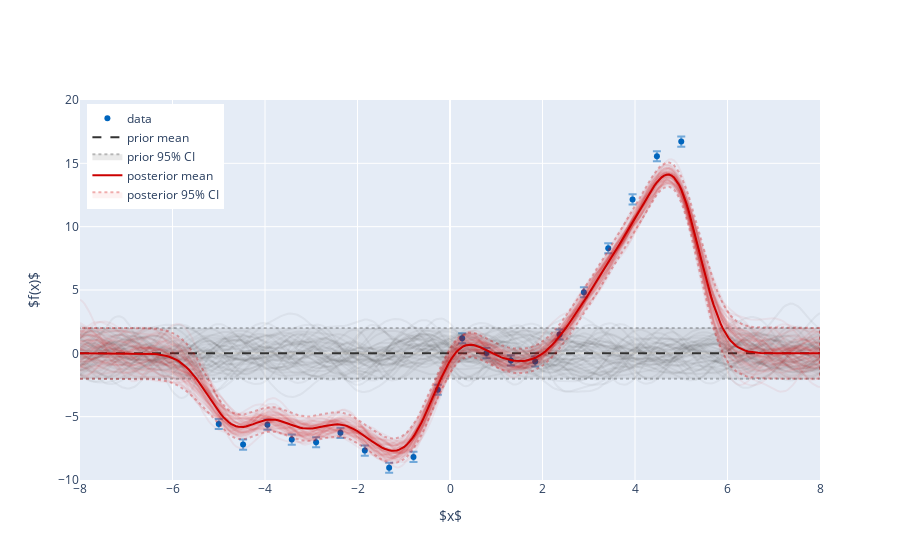

Notebook code for this chart:
### Code cell
plot(prior, posterior)

### Figure 1 — Plotly figure (JSON) as saved in the notebook; plotly's stock layout.template omitted (floating-point values rounded to 4 significant figures; data arrays with more than 128 entries replaced by an {"elided": "..."} marker saying what was removed)
{"data": [{"error_y": {"array": [0.4, 0.4, 0.4, 0.4, 0.4, 0.4, 0.4, 0.4, 0.4, 0.4, 0.4, 0.4, 0.4, 0.4, 0.4, 0.4, 0.4, 0.4, 0.4, 0.4], "color": "rgba(0,101,189,0.5)", "type": "data", "visible": true}, "marker": {"color": "rgb(0, 101, 189)", "size": 6}, "mode": "markers", "name": "data", "type": "scatter", "x": [-5.0, -4.474, -3.947, -3.421, -2.895, -2.368, -1.842, -1.316, -0.7895, -0.2632, 0.2632, 0.7895, 1.316, 1.842, 2.368, 2.895, 3.421, 3.947, 4.474, 5.0], "y": [-5.582, -7.206, -5.631, -6.811, -7.02, -6.278, -7.678, -9.035, -8.175, -2.871, 1.192, 0.01719, -0.558, -0.6368, 1.482, 4.825, 8.295, 12.15, 15.56, 16.72]}, {"line": {"color": "rgb(51, 51, 51)", "dash": "dash"}, "mode": "lines", "name": "prior mean", "type": "scatter", "x": {"elided": "300 float values"}, "y": {"elided": "300 float values"}}, {"fill": "toself", "fillcolor": "rgba(51,51,51,0.1)", "line": {"color": "rgba(51,51,51,0.3)", "dash": "dot"}, "name": "prior 95% CI", "type": "scatter", "x": {"elided": "600 float values"}, "y": {"elided": "600 float values"}}, {"line": {"color": "rgba(51,51,51,0.3)"}, "mode": "lines", "name": "sample", "opacity": 0.2, "showlegend": false, "type": "scatter", "x": {"elided": "300 float values"}, "y": {"elided": "300 float values"}}, {"line": {"color": "rgba(51,51,51,0.3)"}, "mode": "lines", "name": "sample", "opacity": 0.2, "showlegend": false, "type": "scatter", "x": {"elided": "300 float values"}, "y": {"elided": "300 float values"}}, {"line": {"color": "rgba(51,51,51,0.3)"}, "mode": "lines", "name": "sample", "opacity": 0.2, "showlegend": false, "type": "scatter", "x": {"elided": "300 float values"}, "y": {"elided": "300 float values"}}, {"line": {"color": "rgba(51,51,51,0.3)"}, "mode": "lines", "name": "sample", "opacity": 0.2, "showlegend": false, "type": "scatter", "x": {"elided": "300 float values"}, "y": {"elided": "300 float values"}}, {"line": {"color": "rgba(51,51,51,0.3)"}, "mode": "lines", "name": "sample", "opacity": 0.2, "showlegend": false, "type": "scatter", "x": {"elided": "300 float values"}, "y": {"elided": "300 float values"}}, {"line": {"color": "rgba(51,51,51,0.3)"}, "mode": "lines", "name": "sample", "opacity": 0.2, "showlegend": false, "type": "scatter", "x": {"elided": "300 float values"}, "y": {"elided": "300 float values"}}, {"line": {"color": "rgba(51,51,51,0.3)"}, "mode": "lines", "name": "sample", "opacity": 0.2, "showlegend": false, "type": "scatter", "x": {"elided": "300 float values"}, "y": {"elided": "300 float values"}}, {"line": {"color": "rgba(51,51,51,0.3)"}, "mode": "lines", "name": "sample", "opacity": 0.2, "showlegend": false, "type": "scatter", "x": {"elided": "300 float values"}, "y": {"elided": "300 float values"}}, {"line": {"color": "rgba(51,51,51,0.3)"}, "mode": "lines", "name": "sample", "opacity": 0.2, "showlegend": false, "type": "scatter", "x": {"elided": "300 float values"}, "y": {"elided": "300 float values"}}, {"line": {"color": "rgba(51,51,51,0.3)"}, "mode": "lines", "name": "sample", "opacity": 0.2, "showlegend": false, "type": "scatter", "x": {"elided": "300 float values"}, "y": {"elided": "300 float values"}}, {"line": {"color": "rgba(51,51,51,0.3)"}, "mode": "lines", "name": "sample", "opacity": 0.2, "showlegend": false, "type": "scatter", "x": {"elided": "300 float values"}, "y": {"elided": "300 float values"}}, {"line": {"color": "rgba(51,51,51,0.3)"}, "mode": "lines", "name": "sample", "opacity": 0.2, "showlegend": false, "type": "scatter", "x": {"elided": "300 float values"}, "y": {"elided": "300 float values"}}, {"line": {"color": "rgba(51,51,51,0.3)"}, "mode": "lines", "name": "sample", "opacity": 0.2, "showlegend": false, "type": "scatter", "x": {"elided": "300 float values"}, "y": {"elided": "300 float values"}}, {"line": {"color": "rgba(51,51,51,0.3)"}, "mode": "lines", "name": "sample", "opacity": 0.2, "showlegend": false, "type": "scatter", "x": {"elided": "300 float values"}, "y": {"elided": "300 float values"}}, {"line": {"color": "rgba(51,51,51,0.3)"}, "mode": "lines", "name": "sample", "opacity": 0.2, "showlegend": false, "type": "scatter", "x": {"elided": "300 float values"}, "y": {"elided": "300 float values"}}, {"line": {"color": "rgba(51,51,51,0.3)"}, "mode": "lines", "name": "sample", "opacity": 0.2, "showlegend": false, "type": "scatter", "x": {"elided": "300 float values"}, "y": {"elided": "300 float values"}}, {"line": {"color": "rgba(51,51,51,0.3)"}, "mode": "lines", "name": "sample", "opacity": 0.2, "showlegend": false, "type": "scatter", "x": {"elided": "300 float values"}, "y": {"elided": "300 float values"}}, {"line": {"color": "rgba(51,51,51,0.3)"}, "mode": "lines", "name": "sample", "opacity": 0.2, "showlegend": false, "type": "scatter", "x": {"elided": "300 float values"}, "y": {"elided": "300 float values"}}, {"line": {"color": "rgba(51,51,51,0.3)"}, "mode": "lines", "name": "sample", "opacity": 0.2, "showlegend": false, "type": "scatter", "x": {"elided": "300 float values"}, "y": {"elided": "300 float values"}}, {"line": {"color": "rgba(51,51,51,0.3)"}, "mode": "lines", "name": "sample", "opacity": 0.2, "showlegend": false, "type": "scatter", "x": {"elided": "300 float values"}, "y": {"elided": "300 float values"}}, {"line": {"color": "rgba(51,51,51,0.3)"}, "mode": "lines", "name": "sample", "opacity": 0.2, "showlegend": false, "type": "scatter", "x": {"elided": "300 float values"}, "y": {"elided": "300 float values"}}, {"line": {"color": "rgba(51,51,51,0.3)"}, "mode": "lines", "name": "sample", "opacity": 0.2, "showlegend": false, "type": "scatter", "x": {"elided": "300 float values"}, "y": {"elided": "300 float values"}}, {"line": {"color": "rgba(51,51,51,0.3)"}, "mode": "lines", "name": "sample", "opacity": 0.2, "showlegend": false, "type": "scatter", "x": {"elided": "300 float values"}, "y": {"elided": "300 float values"}}, {"line": {"color": "rgba(51,51,51,0.3)"}, "mode": "lines", "name": "sample", "opacity": 0.2, "showlegend": false, "type": "scatter", "x": {"elided": "300 float values"}, "y": {"elided": "300 float values"}}, {"line": {"color": "rgba(51,51,51,0.3)"}, "mode": "lines", "name": "sample", "opacity": 0.2, "showlegend": false, "type": "scatter", "x": {"elided": "300 float values"}, "y": {"elided": "300 float values"}}, {"line": {"color": "rgba(51,51,51,0.3)"}, "mode": "lines", "name": "sample", "opacity": 0.2, "showlegend": false, "type": "scatter", "x": {"elided": "300 float values"}, "y": {"elided": "300 float values"}}, {"line": {"color": "rgba(51,51,51,0.3)"}, "mode": "lines", "name": "sample", "opacity": 0.2, "showlegend": false, "type": "scatter", "x": {"elided": "300 float values"}, "y": {"elided": "300 float values"}}, {"line": {"color": "rgba(51,51,51,0.3)"}, "mode": "lines", "name": "sample", "opacity": 0.2, "showlegend": false, "type": "scatter", "x": {"elided": "300 float values"}, "y": {"elided": "300 float values"}}, {"line": {"color": "rgba(51,51,51,0.3)"}, "mode": "lines", "name": "sample", "opacity": 0.2, "showlegend": false, "type": "scatter", "x": {"elided": "300 float values"}, "y": {"elided": "300 float values"}}, {"line": {"color": "rgba(51,51,51,0.3)"}, "mode": "lines", "name": "sample", "opacity": 0.2, "showlegend": false, "type": "scatter", "x": {"elided": "300 float values"}, "y": {"elided": "300 float values"}}, {"line": {"color": "rgba(51,51,51,0.3)"}, "mode": "lines", "name": "sample", "opacity": 0.2, "showlegend": false, "type": "scatter", "x": {"elided": "300 float values"}, "y": {"elided": "300 float values"}}, {"line": {"color": "rgba(51,51,51,0.3)"}, "mode": "lines", "name": "sample", "opacity": 0.2, "showlegend": false, "type": "scatter", "x": {"elided": "300 float values"}, "y": {"elided": "300 float values"}}, {"line": {"color": "rgba(51,51,51,0.3)"}, "mode": "lines", "name": "sample", "opacity": 0.2, "showlegend": false, "type": "scatter", "x": {"elided": "300 float values"}, "y": {"elided": "300 float values"}}, {"line": {"color": "rgba(51,51,51,0.3)"}, "mode": "lines", "name": "sample", "opacity": 0.2, "showlegend": false, "type": "scatter", "x": {"elided": "300 float values"}, "y": {"elided": "300 float values"}}, {"line": {"color": "rgba(51,51,51,0.3)"}, "mode": "lines", "name": "sample", "opacity": 0.2, "showlegend": false, "type": "scatter", "x": {"elided": "300 float values"}, "y": {"elided": "300 float values"}}, {"line": {"color": "rgba(51,51,51,0.3)"}, "mode": "lines", "name": "sample", "opacity": 0.2, "showlegend": false, "type": "scatter", "x": {"elided": "300 float values"}, "y": {"elided": "300 float values"}}, {"line": {"color": "rgba(51,51,51,0.3)"}, "mode": "lines", "name": "sample", "opacity": 0.2, "showlegend": false, "type": "scatter", "x": {"elided": "300 float values"}, "y": {"elided": "300 float values"}}, {"line": {"color": "rgba(51,51,51,0.3)"}, "mode": "lines", "name": "sample", "opacity": 0.2, "showlegend": false, "type": "scatter", "x": {"elided": "300 float values"}, "y": {"elided": "300 float values"}}, {"line": {"color": "rgba(51,51,51,0.3)"}, "mode": "lines", "name": "sample", "opacity": 0.2, "showlegend": false, "type": "scatter", "x": {"elided": "300 float values"}, "y": {"elided": "300 float values"}}, {"line": {"color": "rgba(51,51,51,0.3)"}, "mode": "lines", "name": "sample", "opacity": 0.2, "showlegend": false, "type": "scatter", "x": {"elided": "300 float values"}, "y": {"elided": "300 float values"}}, {"line": {"color": "rgba(51,51,51,0.3)"}, "mode": "lines", "name": "sample", "opacity": 0.2, "showlegend": false, "type": "scatter", "x": {"elided": "300 float values"}, "y": {"elided": "300 float values"}}, {"line": {"color": "rgba(51,51,51,0.3)"}, "mode": "lines", "name": "sample", "opacity": 0.2, "showlegend": false, "type": "scatter", "x": {"elided": "300 float values"}, "y": {"elided": "300 float values"}}, {"line": {"color": "rgba(51,51,51,0.3)"}, "mode": "lines", "name": "sample", "opacity": 0.2, "showlegend": false, "type": "scatter", "x": {"elided": "300 float values"}, "y": {"elided": "300 float values"}}, {"line": {"color": "rgba(51,51,51,0.3)"}, "mode": "lines", "name": "sample", "opacity": 0.2, "showlegend": false, "type": "scatter", "x": {"elided": "300 float values"}, "y": {"elided": "300 float values"}}, {"line": {"color": "rgba(51,51,51,0.3)"}, "mode": "lines", "name": "sample", "opacity": 0.2, "showlegend": false, "type": "scatter", "x": {"elided": "300 float values"}, "y": {"elided": "300 float values"}}, {"line": {"color": "rgba(51,51,51,0.3)"}, "mode": "lines", "name": "sample", "opacity": 0.2, "showlegend": false, "type": "scatter", "x": {"elided": "300 float values"}, "y": {"elided": "300 float values"}}, {"line": {"color": "rgba(51,51,51,0.3)"}, "mode": "lines", "name": "sample", "opacity": 0.2, "showlegend": false, "type": "scatter", "x": {"elided": "300 float values"}, "y": {"elided": "300 float values"}}, {"line": {"color": "rgba(51,51,51,0.3)"}, "mode": "lines", "name": "sample", "opacity": 0.2, "showlegend": false, "type": "scatter", "x": {"elided": "300 float values"}, "y": {"elided": "300 float values"}}, {"line": {"color": "rgba(51,51,51,0.3)"}, "mode": "lines", "name": "sample", "opacity": 0.2, "showlegend": false, "type": "scatter", "x": {"elided": "300 float values"}, "y": {"elided": "300 float values"}}, {"line": {"color": "rgba(51,51,51,0.3)"}, "mode": "lines", "name": "sample", "opacity": 0.2, "showlegend": false, "type": "scatter", "x": {"elided": "300 float values"}, "y": {"elided": "300 float values"}}, {"line": {"color": "rgb(204, 0, 0)"}, "mode": "lines", "name": "posterior mean", "type": "scatter", "x": {"elided": "300 float values"}, "y": {"elided": "300 float values"}}, {"fill": "toself", "fillcolor": "rgba(204,0,0,0.05)", "line": {"color": "rgba(204,0,0,0.3)", "dash": "dot"}, "name": "posterior 95% CI", "type": "scatter", "x": {"elided": "600 float values"}, "y": {"elided": "600 float values"}}, {"line": {"color": "rgba(204,0,0,0.3)"}, "mode": "lines", "name": "sample", "opacity": 0.2, "showlegend": false, "type": "scatter", "x": {"elided": "300 float values"}, "y": {"elided": "300 float values"}}, {"line": {"color": "rgba(204,0,0,0.3)"}, "mode": "lines", "name": "sample", "opacity": 0.2, "showlegend": false, "type": "scatter", "x": {"elided": "300 float values"}, "y": {"elided": "300 float values"}}, {"line": {"color": "rgba(204,0,0,0.3)"}, "mode": "lines", "name": "sample", "opacity": 0.2, "showlegend": false, "type": "scatter", "x": {"elided": "300 float values"}, "y": {"elided": "300 float values"}}, {"line": {"color": "rgba(204,0,0,0.3)"}, "mode": "lines", "name": "sample", "opacity": 0.2, "showlegend": false, "type": "scatter", "x": {"elided": "300 float values"}, "y": {"elided": "300 float values"}}, {"line": {"color": "rgba(204,0,0,0.3)"}, "mode": "lines", "name": "sample", "opacity": 0.2, "showlegend": false, "type": "scatter", "x": {"elided": "300 float values"}, "y": {"elided": "300 float values"}}, {"line": {"color": "rgba(204,0,0,0.3)"}, "mode": "lines", "name": "sample", "opacity": 0.2, "showlegend": false, "type": "scatter", "x": {"elided": "300 float values"}, "y": {"elided": "300 float values"}}, {"line": {"color": "rgba(204,0,0,0.3)"}, "mode": "lines", "name": "sample", "opacity": 0.2, "showlegend": false, "type": "scatter", "x": {"elided": "300 float values"}, "y": {"elided": "300 float values"}}, {"line": {"color": "rgba(204,0,0,0.3)"}, "mode": "lines", "name": "sample", "opacity": 0.2, "showlegend": false, "type": "scatter", "x": {"elided": "300 float values"}, "y": {"elided": "300 float values"}}, {"line": {"color": "rgba(204,0,0,0.3)"}, "mode": "lines", "name": "sample", "opacity": 0.2, "showlegend": false, "type": "scatter", "x": {"elided": "300 float values"}, "y": {"elided": "300 float values"}}, {"line": {"color": "rgba(204,0,0,0.3)"}, "mode": "lines", "name": "sample", "opacity": 0.2, "showlegend": false, "type": "scatter", "x": {"elided": "300 float values"}, "y": {"elided": "300 float values"}}, {"line": {"color": "rgba(204,0,0,0.3)"}, "mode": "lines", "name": "sample", "opacity": 0.2, "showlegend": false, "type": "scatter", "x": {"elided": "300 float values"}, "y": {"elided": "300 float values"}}, {"line": {"color": "rgba(204,0,0,0.3)"}, "mode": "lines", "name": "sample", "opacity": 0.2, "showlegend": false, "type": "scatter", "x": {"elided": "300 float values"}, "y": {"elided": "300 float values"}}, {"line": {"color": "rgba(204,0,0,0.3)"}, "mode": "lines", "name": "sample", "opacity": 0.2, "showlegend": false, "type": "scatter", "x": {"elided": "300 float values"}, "y": {"elided": "300 float values"}}, {"line": {"color": "rgba(204,0,0,0.3)"}, "mode": "lines", "name": "sample", "opacity": 0.2, "showlegend": false, "type": "scatter", "x": {"elided": "300 float values"}, "y": {"elided": "300 float values"}}, {"line": {"color": "rgba(204,0,0,0.3)"}, "mode": "lines", "name": "sample", "opacity": 0.2, "showlegend": false, "type": "scatter", "x": {"elided": "300 float values"}, "y": {"elided": "300 float values"}}, {"line": {"color": "rgba(204,0,0,0.3)"}, "mode": "lines", "name": "sample", "opacity": 0.2, "showlegend": false, "type": "scatter", "x": {"elided": "300 float values"}, "y": {"elided": "300 float values"}}, {"line": {"color": "rgba(204,0,0,0.3)"}, "mode": "lines", "name": "sample", "opacity": 0.2, "showlegend": false, "type": "scatter", "x": {"elided": "300 float values"}, "y": {"elided": "300 float values"}}, {"line": {"color": "rgba(204,0,0,0.3)"}, "mode": "lines", "name": "sample", "opacity": 0.2, "showlegend": false, "type": "scatter", "x": {"elided": "300 float values"}, "y": {"elided": "300 float values"}}, {"line": {"color": "rgba(204,0,0,0.3)"}, "mode": "lines", "name": "sample", "opacity": 0.2, "showlegend": false, "type": "scatter", "x": {"elided": "300 float values"}, "y": {"elided": "300 float values"}}, {"line": {"color": "rgba(204,0,0,0.3)"}, "mode": "lines", "name": "sample", "opacity": 0.2, "showlegend": false, "type": "scatter", "x": {"elided": "300 float values"}, "y": {"elided": "300 float values"}}, {"line": {"color": "rgba(204,0,0,0.3)"}, "mode": "lines", "name": "sample", "opacity": 0.2, "showlegend": false, "type": "scatter", "x": {"elided": "300 float values"}, "y": {"elided": "300 float values"}}, {"line": {"color": "rgba(204,0,0,0.3)"}, "mode": "lines", "name": "sample", "opacity": 0.2, "showlegend": false, "type": "scatter", "x": {"elided": "300 float values"}, "y": {"elided": "300 float values"}}, {"line": {"color": "rgba(204,0,0,0.3)"}, "mode": "lines", "name": "sample", "opacity": 0.2, "showlegend": false, "type": "scatter", "x": {"elided": "300 float values"}, "y": {"elided": "300 float values"}}, {"line": {"color": "rgba(204,0,0,0.3)"}, "mode": "lines", "name": "sample", "opacity": 0.2, "showlegend": false, "type": "scatter", "x": {"elided": "300 float values"}, "y": {"elided": "300 float values"}}, {"line": {"color": "rgba(204,0,0,0.3)"}, "mode": "lines", "name": "sample", "opacity": 0.2, "showlegend": false, "type": "scatter", "x": {"elided": "300 float values"}, "y": {"elided": "300 float values"}}, {"line": {"color": "rgba(204,0,0,0.3)"}, "mode": "lines", "name": "sample", "opacity": 0.2, "showlegend": false, "type": "scatter", "x": {"elided": "300 float values"}, "y": {"elided": "300 float values"}}, {"line": {"color": "rgba(204,0,0,0.3)"}, "mode": "lines", "name": "sample", "opacity": 0.2, "showlegend": false, "type": "scatter", "x": {"elided": "300 float values"}, "y": {"elided": "300 float values"}}, {"line": {"color": "rgba(204,0,0,0.3)"}, "mode": "lines", "name": "sample", "opacity": 0.2, "showlegend": false, "type": "scatter", "x": {"elided": "300 float values"}, "y": {"elided": "300 float values"}}, {"line": {"color": "rgba(204,0,0,0.3)"}, "mode": "lines", "name": "sample", "opacity": 0.2, "showlegend": false, "type": "scatter", "x": {"elided": "300 float values"}, "y": {"elided": "300 float values"}}, {"line": {"color": "rgba(204,0,0,0.3)"}, "mode": "lines", "name": "sample", "opacity": 0.2, "showlegend": false, "type": "scatter", "x": {"elided": "300 float values"}, "y": {"elided": "300 float values"}}, {"line": {"color": "rgba(204,0,0,0.3)"}, "mode": "lines", "name": "sample", "opacity": 0.2, "showlegend": false, "type": "scatter", "x": {"elided": "300 float values"}, "y": {"elided": "300 float values"}}, {"line": {"color": "rgba(204,0,0,0.3)"}, "mode": "lines", "name": "sample", "opacity": 0.2, "showlegend": false, "type": "scatter", "x": {"elided": "300 float values"}, "y": {"elided": "300 float values"}}, {"line": {"color": "rgba(204,0,0,0.3)"}, "mode": "lines", "name": "sample", "opacity": 0.2, "showlegend": false, "type": "scatter", "x": {"elided": "300 float values"}, "y": {"elided": "300 float values"}}, {"line": {"color": "rgba(204,0,0,0.3)"}, "mode": "lines", "name": "sample", "opacity": 0.2, "showlegend": false, "type": "scatter", "x": {"elided": "300 float values"}, "y": {"elided": "300 float values"}}, {"line": {"color": "rgba(204,0,0,0.3)"}, "mode": "lines", "name": "sample", "opacity": 0.2, "showlegend": false, "type": "scatter", "x": {"elided": "300 float values"}, "y": {"elided": "300 float values"}}, {"line": {"color": "rgba(204,0,0,0.3)"}, "mode": "lines", "name": "sample", "opacity": 0.2, "showlegend": false, "type": "scatter", "x": {"elided": "300 float values"}, "y": {"elided": "300 float values"}}, {"line": {"color": "rgba(204,0,0,0.3)"}, "mode": "lines", "name": "sample", "opacity": 0.2, "showlegend": false, "type": "scatter", "x": {"elided": "300 float values"}, "y": {"elided": "300 float values"}}, {"line": {"color": "rgba(204,0,0,0.3)"}, "mode": "lines", "name": "sample", "opacity": 0.2, "showlegend": false, "type": "scatter", "x": {"elided": "300 float values"}, "y": {"elided": "300 float values"}}, {"line": {"color": "rgba(204,0,0,0.3)"}, "mode": "lines", "name": "sample", "opacity": 0.2, "showlegend": false, "type": "scatter", "x": {"elided": "300 float values"}, "y": {"elided": "300 float values"}}, {"line": {"color": "rgba(204,0,0,0.3)"}, "mode": "lines", "name": "sample", "opacity": 0.2, "showlegend": false, "type": "scatter", "x": {"elided": "300 float values"}, "y": {"elided": "300 float values"}}, {"line": {"color": "rgba(204,0,0,0.3)"}, "mode": "lines", "name": "sample", "opacity": 0.2, "showlegend": false, "type": "scatter", "x": {"elided": "300 float values"}, "y": {"elided": "300 float values"}}, {"line": {"color": "rgba(204,0,0,0.3)"}, "mode": "lines", "name": "sample", "opacity": 0.2, "showlegend": false, "type": "scatter", "x": {"elided": "300 float values"}, "y": {"elided": "300 float values"}}, {"line": {"color": "rgba(204,0,0,0.3)"}, "mode": "lines", "name": "sample", "opacity": 0.2, "showlegend": false, "type": "scatter", "x": {"elided": "300 float values"}, "y": {"elided": "300 float values"}}, {"line": {"color": "rgba(204,0,0,0.3)"}, "mode": "lines", "name": "sample", "opacity": 0.2, "showlegend": false, "type": "scatter", "x": {"elided": "300 float values"}, "y": {"elided": "300 float values"}}, {"line": {"color": "rgba(204,0,0,0.3)"}, "mode": "lines", "name": "sample", "opacity": 0.2, "showlegend": false, "type": "scatter", "x": {"elided": "300 float values"}, "y": {"elided": "300 float values"}}, {"line": {"color": "rgba(204,0,0,0.3)"}, "mode": "lines", "name": "sample", "opacity": 0.2, "showlegend": false, "type": "scatter", "x": {"elided": "300 float values"}, "y": {"elided": "300 float values"}}, {"line": {"color": "rgba(204,0,0,0.3)"}, "mode": "lines", "name": "sample", "opacity": 0.2, "showlegend": false, "type": "scatter", "x": {"elided": "300 float values"}, "y": {"elided": "300 float values"}}, {"line": {"color": "rgba(204,0,0,0.3)"}, "mode": "lines", "name": "sample", "opacity": 0.2, "showlegend": false, "type": "scatter", "x": {"elided": "300 float values"}, "y": {"elided": "300 float values"}}, {"line": {"color": "rgba(204,0,0,0.3)"}, "mode": "lines", "name": "sample", "opacity": 0.2, "showlegend": false, "type": "scatter", "x": {"elided": "300 float values"}, "y": {"elided": "300 float values"}}, {"line": {"color": "rgba(204,0,0,0.3)"}, "mode": "lines", "name": "sample", "opacity": 0.2, "showlegend": false, "type": "scatter", "x": {"elided": "300 float values"}, "y": {"elided": "300 float values"}}], "layout": {"legend": {"x": 0.01, "y": 0.99}, "xaxis": {"title": {"text": "$x$"}}, "yaxis": {"range": [-10, 20], "title": {"text": "$f(x)$"}}}}
